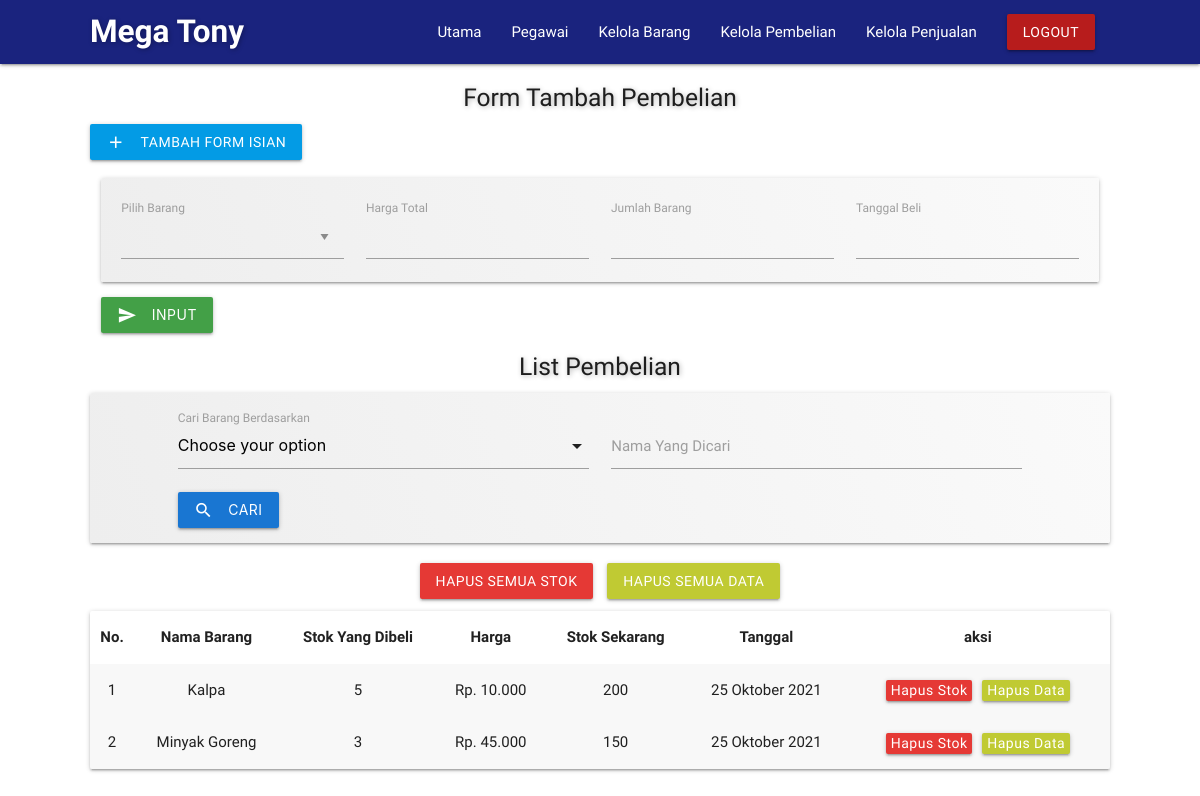
/admin/pembelian.php (signed in), run on an earlier commit of the app's database.
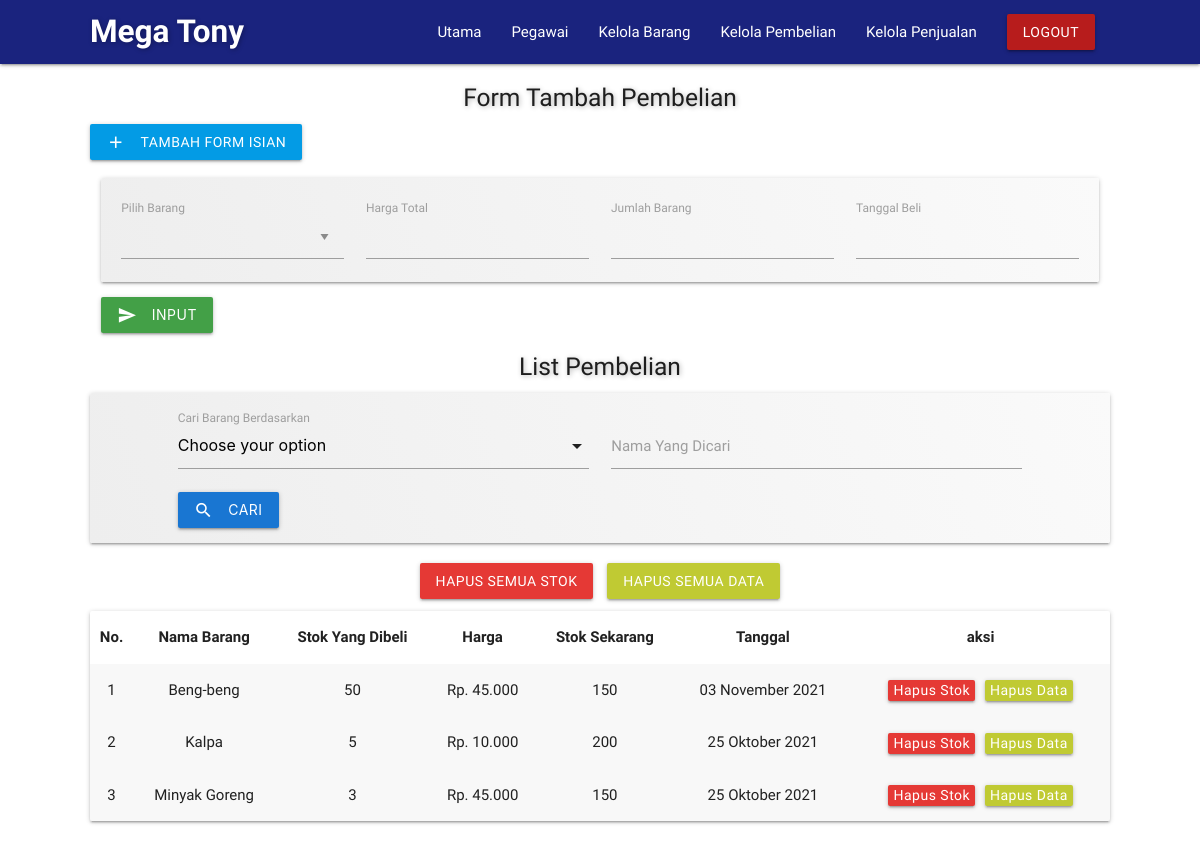
And on a later commit of the database.
### tables this page shows
CREATE TABLE IF NOT EXISTS `pembelian` (
  `id` int(11) NOT NULL AUTO_INCREMENT,
  `id_barang` int(11) DEFAULT NULL,
  `harga_yg_dibeli` double DEFAULT NULL,
  `stok_yg_dibeli` int(11) DEFAULT NULL,
  `stok_awal` int(11) DEFAULT NULL,
  `tot_stok` int(11) DEFAULT NULL,
  `tanggal` date DEFAULT NULL,
  PRIMARY KEY (`id`)
);

CREATE TABLE IF NOT EXISTS `list_barang` (
  `id_barang` int(11) NOT NULL AUTO_INCREMENT,
  `nama_barang` text DEFAULT NULL,
  `harga` double DEFAULT NULL,
  `stok` int(11) DEFAULT NULL,
  `promo` text DEFAULT NULL,
  `diskon` int(11) DEFAULT NULL,
  `satuan` varchar(50) DEFAULT NULL,
  `unit` int(11) DEFAULT NULL,
  `tgl_expire` date DEFAULT NULL,
  `foto` text DEFAULT NULL,
  PRIMARY KEY (`id_barang`)
);

### admin/asset/datetime/datetimeFormat.php (called while the page is built, shortened)
<?php
class datetimeFormat {
    public static function TanggalIndo($date){
          $BulanIndo = array(
                            "Januari",
                            "Februari",
                            "Maret",
                            "April",
                            "Mei",
                            "Juni",
                            "Juli",
                            "Agustus",
                            "September",
                            "Oktober",
                            "November",
                            "Desember"
                            );
          $tahun = substr($date, 0, 4);
          $bulan = substr($date, 5, 2);
          $tgl   = substr($date, 8, 2);
          $result = $tgl . " " . $BulanIndo[(int)$bulan-1] . " ". $tahun;
          return($result);
    }
}
?>

### admin/pembelian.php (the view, shortened to what the changed rows need)
<?php
	include('template/header.php');
	include('asset/datetime/datetimeFormat.php');
?>
<link rel="stylesheet" type="text/css" href="asset/css/pembelian-penjualan-style.css">
<?php
  $qry    = "SELECT
							a.*,
							b.nama_barang,
							b.stok
						FROM pembelian a
						LEFT JOIN list_barang b ON a.id_barang=b.id_barang";
  $orderby = "id";
  $sel_qry = mysqli_query($mysqli, "SELECT * FROM pembelian");
  $jum_data = mysqli_num_rows($sel_qry);
?>
	<section id="pembelian">
		<div class="container list-barang">
			<?php
			 if ($jum_data == 0) {
			?>
				<h5 class="center-align title-form red-text text-darken-1">Pembelian Belum Ada</h5>
			<?php } else { ?>
			<div class="card-panel">
				<table class="striped centered responsive-table">
	        <thead>
	          <tr>
	          		<th>No.</th>
	              <th>Nama Barang</th>
	              <th>Stok Yang Dibeli</th>
	              <th>Harga</th>
	              <th>Stok Sekarang</th>
	              <th>Tanggal</th>
	              <th>aksi</th>
	          </tr>
	        </thead>
	        <tbody>
	        <?php
	        	$no = 1;
						$kolomCari=(isset($_GET['Kolom']))? $_GET['Kolom'] : "";
						$kolomKataKunci=(isset($_GET['KataKunci']))? $_GET['KataKunci'] : "";
						if($kolomCari=="" && $kolomKataKunci==""){
						  $dt = mysqli_query($mysqli, "$qry ORDER BY $orderby DESC");
						}else{
						  $dt = mysqli_query($mysqli, "$qry WHERE $kolomCari LIKE '%$kolomKataKunci%'");
						}
						while($data = mysqli_fetch_array($dt)) {
					?>
	          <tr>
	          	<td><?php echo $no; ?></td>
	            <td><?php echo $data['nama_barang']; ?></td>
	            <td><?php echo $data['stok_yg_dibeli']; ?></td>
	            <td>Rp. <?php echo number_format($data['harga_yg_dibeli'],0,",","."); ?></td>
	            <td><?php echo $data['stok']; ?></td>
	            <td><?php echo datetimeFormat::TanggalIndo($data['tanggal']); ?></td>
	            <td>
	            	<a class="waves-effect waves-light btn red darken-1 confirm-delete-stok<?php echo $data['id']; ?>" style="cursor: pointer;">Hapus Stok</a>
	            	<a class="waves-effect waves-light btn lime darken-1 confirm-delete-data<?php echo $data['id']; ?>" style="cursor: pointer;">Hapus Data</a>
	            </td>
	          </tr>
	        <?php $no++; } ?>
	        </tbody>
	      </table>
			</div>
		<?php } ?>
		</div>
	</section>
<?php include('template/footer.php'); ?>

What changed in the data, as far as the page shows it:
added pembelian: id_barang.nama_barang "Beng-beng", stok_yg_dibeli "50", harga_yg_dibeli "45.000", id_barang.stok "150", tanggal "03 November 2021"
